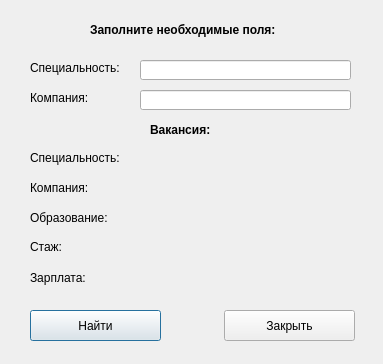
<?xml version="1.0" encoding="UTF-8"?>
<ui version="4.0">
 <class>searchvacancywindow</class>
 <widget class="QDialog" name="searchvacancywindow">
  <property name="geometry">
   <rect>
    <x>0</x>
    <y>0</y>
    <width>383</width>
    <height>364</height>
   </rect>
  </property>
  <property name="windowTitle">
   <string>Dialog</string>
  </property>
  <widget class="QLabel" name="label">
   <property name="geometry">
    <rect>
     <x>90</x>
     <y>20</y>
     <width>221</width>
     <height>20</height>
    </rect>
   </property>
   <property name="font">
    <font>
     <pointsize>9</pointsize>
     <weight>75</weight>
     <bold>true</bold>
    </font>
   </property>
   <property name="text">
    <string>Заполните необходимые поля:</string>
   </property>
  </widget>
  <widget class="QLabel" name="label_2">
   <property name="geometry">
    <rect>
     <x>30</x>
     <y>60</y>
     <width>91</width>
     <height>16</height>
    </rect>
   </property>
   <property name="text">
    <string>Специальность:</string>
   </property>
  </widget>
  <widget class="QLineEdit" name="specialty">
   <property name="geometry">
    <rect>
     <x>140</x>
     <y>60</y>
     <width>211</width>
     <height>20</height>
    </rect>
   </property>
  </widget>
  <widget class="QLabel" name="label_3">
   <property name="geometry">
    <rect>
     <x>30</x>
     <y>90</y>
     <width>71</width>
     <height>16</height>
    </rect>
   </property>
   <property name="text">
    <string>Компания:</string>
   </property>
  </widget>
  <widget class="QLineEdit" name="organisation">
   <property name="geometry">
    <rect>
     <x>140</x>
     <y>90</y>
     <width>211</width>
     <height>20</height>
    </rect>
   </property>
  </widget>
  <widget class="QLabel" name="label_4">
   <property name="geometry">
    <rect>
     <x>150</x>
     <y>120</y>
     <width>131</width>
     <height>20</height>
    </rect>
   </property>
   <property name="font">
    <font>
     <pointsize>9</pointsize>
     <weight>75</weight>
     <bold>true</bold>
    </font>
   </property>
   <property name="text">
    <string>Вакансия:</string>
   </property>
  </widget>
  <widget class="QLabel" name="label_5">
   <property name="geometry">
    <rect>
     <x>30</x>
     <y>150</y>
     <width>91</width>
     <height>16</height>
    </rect>
   </property>
   <property name="text">
    <string>Специальность:</string>
   </property>
  </widget>
  <widget class="QLabel" name="label_6">
   <property name="geometry">
    <rect>
     <x>30</x>
     <y>180</y>
     <width>81</width>
     <height>16</height>
    </rect>
   </property>
   <property name="text">
    <string>Компания:</string>
   </property>
  </widget>
  <widget class="QLabel" name="label_7">
   <property name="geometry">
    <rect>
     <x>30</x>
     <y>210</y>
     <width>81</width>
     <height>16</height>
    </rect>
   </property>
   <property name="text">
    <string>Образование:</string>
   </property>
  </widget>
  <widget class="QLabel" name="label_8">
   <property name="geometry">
    <rect>
     <x>30</x>
     <y>240</y>
     <width>47</width>
     <height>13</height>
    </rect>
   </property>
   <property name="text">
    <string>Стаж:</string>
   </property>
  </widget>
  <widget class="QLabel" name="label_9">
   <property name="geometry">
    <rect>
     <x>30</x>
     <y>270</y>
     <width>71</width>
     <height>16</height>
    </rect>
   </property>
   <property name="text">
    <string>Зарплата:</string>
   </property>
  </widget>
  <widget class="QLabel" name="Specialty">
   <property name="geometry">
    <rect>
     <x>150</x>
     <y>150</y>
     <width>191</width>
     <height>16</height>
    </rect>
   </property>
   <property name="text">
    <string/>
   </property>
  </widget>
  <widget class="QLabel" name="Organisation">
   <property name="geometry">
    <rect>
     <x>150</x>
     <y>180</y>
     <width>191</width>
     <height>16</height>
    </rect>
   </property>
   <property name="text">
    <string/>
   </property>
  </widget>
  <widget class="QLabel" name="Education">
   <property name="geometry">
    <rect>
     <x>150</x>
     <y>210</y>
     <width>201</width>
     <height>16</height>
    </rect>
   </property>
   <property name="text">
    <string/>
   </property>
  </widget>
  <widget class="QLabel" name="Experience">
   <property name="geometry">
    <rect>
     <x>150</x>
     <y>240</y>
     <width>191</width>
     <height>16</height>
    </rect>
   </property>
   <property name="text">
    <string/>
   </property>
  </widget>
  <widget class="QLabel" name="Salary">
   <property name="geometry">
    <rect>
     <x>150</x>
     <y>270</y>
     <width>191</width>
     <height>16</height>
    </rect>
   </property>
   <property name="text">
    <string/>
   </property>
  </widget>
  <widget class="QPushButton" name="pushButton">
   <property name="geometry">
    <rect>
     <x>30</x>
     <y>310</y>
     <width>131</width>
     <height>31</height>
    </rect>
   </property>
   <property name="text">
    <string>Найти</string>
   </property>
  </widget>
  <widget class="QPushButton" name="pushButton_2">
   <property name="geometry">
    <rect>
     <x>224</x>
     <y>310</y>
     <width>131</width>
     <height>31</height>
    </rect>
   </property>
   <property name="text">
    <string>Закрыть</string>
   </property>
  </widget>
 </widget>
 <resources/>
 <connections/>
</ui>
